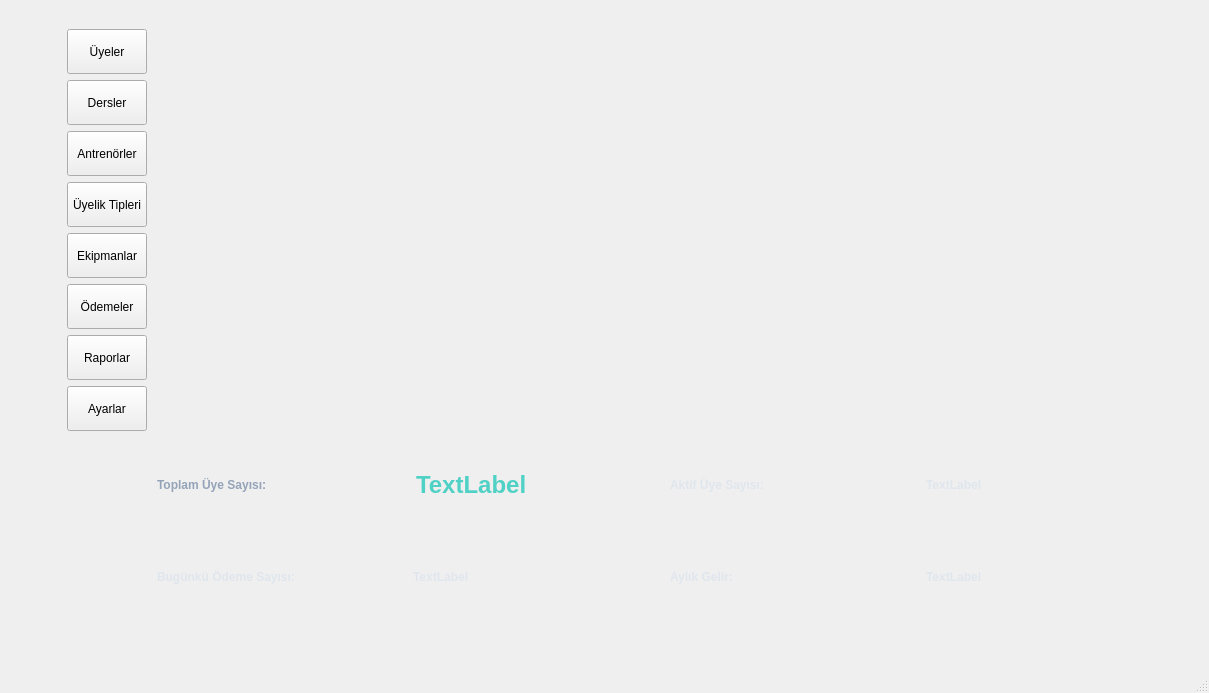
<?xml version="1.0" encoding="UTF-8"?>
<ui version="4.0">
 <class>MainWindowq</class>
 <widget class="QMainWindow" name="MainWindowq">
  <property name="geometry">
   <rect>
    <x>0</x>
    <y>0</y>
    <width>1209</width>
    <height>693</height>
   </rect>
  </property>
  <property name="windowTitle">
   <string>Giriş Ekranı</string>
  </property>
  <property name="styleSheet">
   <string notr="true">QFrame, QGroupBox {
    background-color: rgba(20, 24, 35, 150); /* Yarı şeffaf koyu lacivert */
    border: 1px solid rgba(255, 255, 255, 15);
    border-radius: 15px;
    margin-top: 10px;
}

/* Başlık Yazıları */
QLabel {
    color: #E0E6ED;
    font-weight: 600;
    background: transparent;
}

/* Modern Input Alanları */
QLineEdit, QDateTimeEdit, QComboBox {
    background-color: rgba(0, 0, 0, 100);
    border: 1px solid rgba(79, 209, 197, 50); /* Hafif turkuaz kenarlık */
    border-radius: 8px;
    padding: 8px;
    color: white;
}

QLineEdit:focus {
    border: 1px solid #4FD1C5;
    background-color: rgba(0, 0, 0, 150);
}

/* Tablo Tasarımı (Transparan ve Temiz) */
QTableWidget {
    background-color: transparent;
    alternate-background-color: rgba(255, 255, 255, 5);
    border: none;
    gridline-color: rgba(255, 255, 255, 10);
}

QHeaderView::section {
    background-color: rgba(30, 41, 59, 180);
    color: #4FD1C5;
    padding: 10px;
    border: none;
    font-weight: bold;
    text-transform: uppercase;
    font-size: 11px;
}

/* Ana Aksiyon Butonu (Ödeme Al) */
QPushButton#btn_odeme_al {
    background: qlineargradient(x1:0, y1:0, x2:1, y2:0, stop:0 #4FD1C5, stop:1 #2C7A7B);
    color: #0F172A;
    font-weight: bold;
    border-radius: 10px;
    padding: 12px;
}

QPushButton#btn_odeme_al:hover {
    background: qlineargradient(x1:0, y1:0, x2:1, y2:0, stop:0 #64FFDA, stop:1 #4FD1C5);
}

/* İkincil Buton (Ara) */
QPushButton#btn_ara {
    background-color: rgba(79, 209, 197, 30);
    border: 1px solid #4FD1C5;
    color: #4FD1C5;
    border-radius: 8px;
}

QPushButton#btn_ara:hover {
    background-color: #4FD1C5;
    color: #0F172A;
}

/* Scrollbar (Zarif ve İnce) */
QScrollBar:vertical {
    border: none;
    background: transparent;
    width: 5px;
}

QScrollBar::handle:vertical {
    background: rgba(79, 209, 197, 80);
    border-radius: 2px;
}
QTableWidget QTableCornerButton::section {
    background-color: transparent;
    border: none;
}
QGroupBox {
    background-color: transparent; /* İçindeki siyahlığı tamamen kaldırır */
    border: 1px solid rgba(255, 255, 255, 30); /* İnce beyazımsı bir çerçeve */
    border-radius: 15px;
    margin-top: 20px; /* Başlık yazısının yerleşmesi için */
    padding: 10px;
}

QGroupBox::title {
    subcontrol-origin: margin;
    subcontrol-position: top left;
    padding: 0 10px;
    color: #4FD1C5; /* Başlık rengi (Turkuaz) */
    font-weight: bold;
}
/* İstatistik Kartları için Özel Panel */
QFrame#istatistik_kart {
    background-color: rgba(30, 41, 59, 120); /* Hafif lacivert cam efekti */
    border: 1px solid rgba(79, 209, 197, 60); /* Turkuaz parlayan kenarlık */
    border-radius: 15px;
}

/* Kart İçindeki Başlık (Örn: Toplam Üye Sayısı) */
QLabel#label{
    color: #94A3B8; /* Daha sönük gri/mavi tonu */
    font-size: 12px;
    font-weight: bold;
    text-transform: uppercase;
}

/* Kart İçindeki Veri (Örn: 150) */
QLabel#label_toplam_uye{
    color: #4FD1C5; /* Parlak Turkuaz */
    font-size: 24px;
    font-weight: 800;
}</string>
  </property>
  <widget class="QWidget" name="centralwidget">
   <layout class="QGridLayout" name="gridLayout">
    <item row="1" column="2">
     <spacer name="horizontalSpacer_2">
      <property name="orientation">
       <enum>Qt::Orientation::Horizontal</enum>
      </property>
      <property name="sizeType">
       <enum>QSizePolicy::Policy::Fixed</enum>
      </property>
      <property name="sizeHint" stdset="0">
       <size>
        <width>18</width>
        <height>20</height>
       </size>
      </property>
     </spacer>
    </item>
    <item row="0" column="0">
     <spacer name="horizontalSpacer">
      <property name="orientation">
       <enum>Qt::Orientation::Horizontal</enum>
      </property>
      <property name="sizeType">
       <enum>QSizePolicy::Policy::Fixed</enum>
      </property>
      <property name="sizeHint" stdset="0">
       <size>
        <width>48</width>
        <height>20</height>
       </size>
      </property>
     </spacer>
    </item>
    <item row="2" column="1">
     <spacer name="verticalSpacer_2">
      <property name="orientation">
       <enum>Qt::Orientation::Vertical</enum>
      </property>
      <property name="sizeType">
       <enum>QSizePolicy::Policy::Fixed</enum>
      </property>
      <property name="sizeHint" stdset="0">
       <size>
        <width>20</width>
        <height>38</height>
       </size>
      </property>
     </spacer>
    </item>
    <item row="0" column="1" rowspan="2">
     <widget class="QFrame" name="frame">
      <property name="styleSheet">
       <string notr="true">QFrame#frame {
  
    
	background-color: transparent; /* %60 şeffaf siyah */
   
}</string>
      </property>
      <property name="frameShape">
       <enum>QFrame::Shape::StyledPanel</enum>
      </property>
      <property name="frameShadow">
       <enum>QFrame::Shadow::Raised</enum>
      </property>
      <layout class="QGridLayout" name="gridLayout_2">
       <item row="2" column="0">
        <widget class="QPushButton" name="btn_antrenorler">
         <property name="minimumSize">
          <size>
           <width>0</width>
           <height>45</height>
          </size>
         </property>
         <property name="text">
          <string>Antrenörler</string>
         </property>
        </widget>
       </item>
       <item row="11" column="1">
        <layout class="QHBoxLayout" name="horizontalLayout_2">
         <item>
          <widget class="QLabel" name="label_3">
           <property name="sizePolicy">
            <sizepolicy hsizetype="Expanding" vsizetype="Minimum">
             <horstretch>0</horstretch>
             <verstretch>0</verstretch>
            </sizepolicy>
           </property>
           <property name="text">
            <string>Bugünkü Ödeme Sayısı:</string>
           </property>
          </widget>
         </item>
         <item>
          <widget class="QLabel" name="label_8">
           <property name="sizePolicy">
            <sizepolicy hsizetype="Expanding" vsizetype="Minimum">
             <horstretch>0</horstretch>
             <verstretch>0</verstretch>
            </sizepolicy>
           </property>
           <property name="text">
            <string>TextLabel</string>
           </property>
          </widget>
         </item>
         <item>
          <widget class="QLabel" name="label_4">
           <property name="sizePolicy">
            <sizepolicy hsizetype="Expanding" vsizetype="Minimum">
             <horstretch>0</horstretch>
             <verstretch>0</verstretch>
            </sizepolicy>
           </property>
           <property name="text">
            <string>Aylık Gelir:</string>
           </property>
          </widget>
         </item>
         <item>
          <widget class="QLabel" name="label_7">
           <property name="sizePolicy">
            <sizepolicy hsizetype="Expanding" vsizetype="Minimum">
             <horstretch>0</horstretch>
             <verstretch>0</verstretch>
            </sizepolicy>
           </property>
           <property name="text">
            <string>TextLabel</string>
           </property>
          </widget>
         </item>
        </layout>
       </item>
       <item row="0" column="0">
        <widget class="QPushButton" name="btn_uyeler">
         <property name="minimumSize">
          <size>
           <width>0</width>
           <height>45</height>
          </size>
         </property>
         <property name="styleSheet">
          <string notr="true"/>
         </property>
         <property name="text">
          <string>Üyeler</string>
         </property>
        </widget>
       </item>
       <item row="10" column="1">
        <layout class="QHBoxLayout" name="horizontalLayout">
         <item>
          <widget class="QLabel" name="label">
           <property name="sizePolicy">
            <sizepolicy hsizetype="Expanding" vsizetype="Minimum">
             <horstretch>0</horstretch>
             <verstretch>0</verstretch>
            </sizepolicy>
           </property>
           <property name="text">
            <string>Toplam Üye Sayısı:</string>
           </property>
          </widget>
         </item>
         <item>
          <widget class="QLabel" name="label_toplam_uye">
           <property name="sizePolicy">
            <sizepolicy hsizetype="Expanding" vsizetype="Minimum">
             <horstretch>0</horstretch>
             <verstretch>0</verstretch>
            </sizepolicy>
           </property>
           <property name="text">
            <string>TextLabel</string>
           </property>
          </widget>
         </item>
         <item>
          <widget class="QLabel" name="label_2">
           <property name="sizePolicy">
            <sizepolicy hsizetype="Expanding" vsizetype="Minimum">
             <horstretch>0</horstretch>
             <verstretch>0</verstretch>
            </sizepolicy>
           </property>
           <property name="text">
            <string>Aktif Üye Sayısı:</string>
           </property>
          </widget>
         </item>
         <item>
          <widget class="QLabel" name="label_aktif_uye">
           <property name="sizePolicy">
            <sizepolicy hsizetype="Expanding" vsizetype="Minimum">
             <horstretch>0</horstretch>
             <verstretch>0</verstretch>
            </sizepolicy>
           </property>
           <property name="text">
            <string>TextLabel</string>
           </property>
          </widget>
         </item>
        </layout>
       </item>
       <item row="7" column="0">
        <widget class="QPushButton" name="btn_raporlar">
         <property name="minimumSize">
          <size>
           <width>0</width>
           <height>45</height>
          </size>
         </property>
         <property name="text">
          <string>Raporlar</string>
         </property>
        </widget>
       </item>
       <item row="6" column="0">
        <widget class="QPushButton" name="btn_odemeler">
         <property name="minimumSize">
          <size>
           <width>0</width>
           <height>45</height>
          </size>
         </property>
         <property name="text">
          <string>Ödemeler</string>
         </property>
        </widget>
       </item>
       <item row="9" column="0">
        <widget class="QPushButton" name="btn_ayarlar">
         <property name="minimumSize">
          <size>
           <width>0</width>
           <height>45</height>
          </size>
         </property>
         <property name="text">
          <string>Ayarlar</string>
         </property>
        </widget>
       </item>
       <item row="4" column="0">
        <widget class="QPushButton" name="btn_uyeliktipleri">
         <property name="minimumSize">
          <size>
           <width>0</width>
           <height>45</height>
          </size>
         </property>
         <property name="text">
          <string>Üyelik Tipleri</string>
         </property>
        </widget>
       </item>
       <item row="5" column="0">
        <widget class="QPushButton" name="btn_ekipmanlar">
         <property name="minimumSize">
          <size>
           <width>0</width>
           <height>45</height>
          </size>
         </property>
         <property name="text">
          <string>Ekipmanlar</string>
         </property>
        </widget>
       </item>
       <item row="1" column="0">
        <widget class="QPushButton" name="btn_dersler">
         <property name="minimumSize">
          <size>
           <width>0</width>
           <height>45</height>
          </size>
         </property>
         <property name="text">
          <string>Dersler</string>
         </property>
        </widget>
       </item>
      </layout>
     </widget>
    </item>
   </layout>
  </widget>
  <widget class="QMenuBar" name="menubar">
   <property name="geometry">
    <rect>
     <x>0</x>
     <y>0</y>
     <width>1209</width>
     <height>25</height>
    </rect>
   </property>
  </widget>
  <widget class="QStatusBar" name="statusbar"/>
 </widget>
 <resources/>
 <connections/>
</ui>
